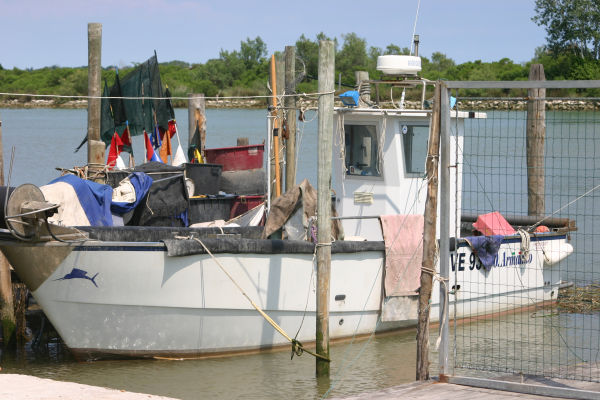
#> input picture basic-imaging/boat.jpg, 600 x 400 px
$ python rotate-image.py
#> lines starting #> are read from the running program, lines starting #| are printed output that depends on the picture
# Author:  Martin McBride
# Created: 2021-05-09
# Copyright (C) 2021, Martin McBride
# License: MIT

# Rotate an image by 180 degrees

from PIL import Image

image = Image.open('boat.jpg')
#> image is the input picture: PIL image 600x400 RGB; mean R, G, B 143.2, 144.1, 140.7
rotated = image.rotate(180)
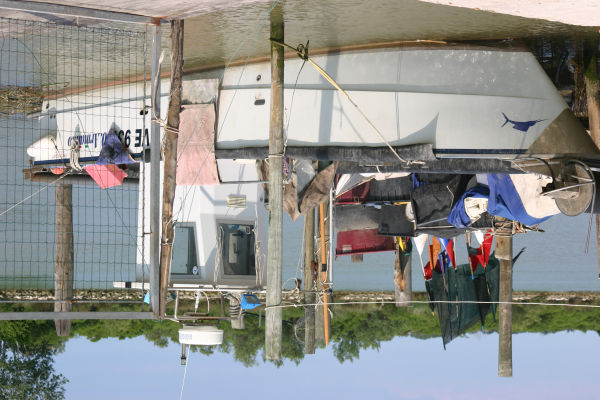
#> rotated: PIL image 600x400 RGB; mean R, G, B 143.2, 144.1, 140.7
rotated.show()

rotated.save("rotated-boat.png")
